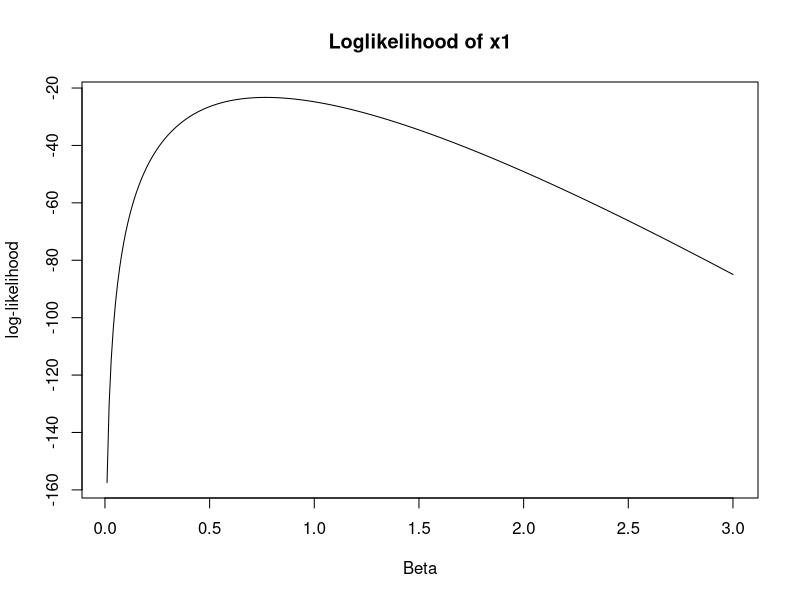
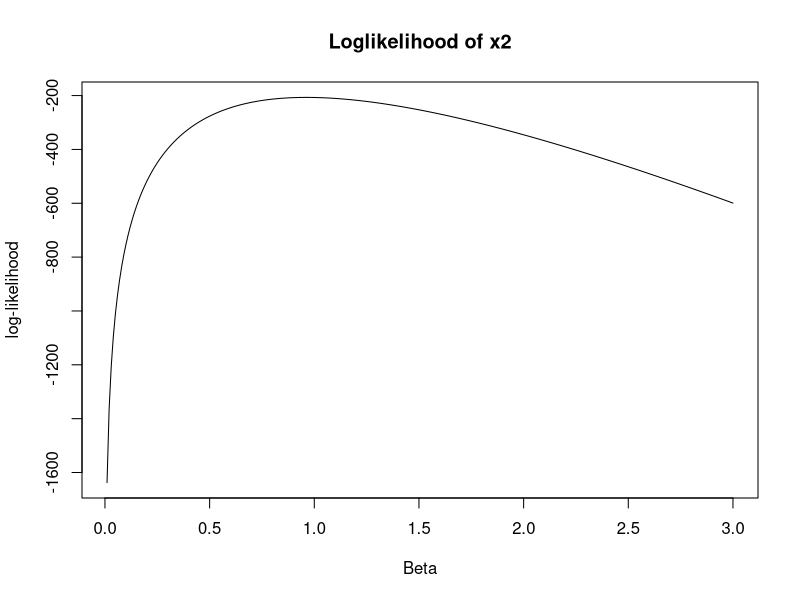
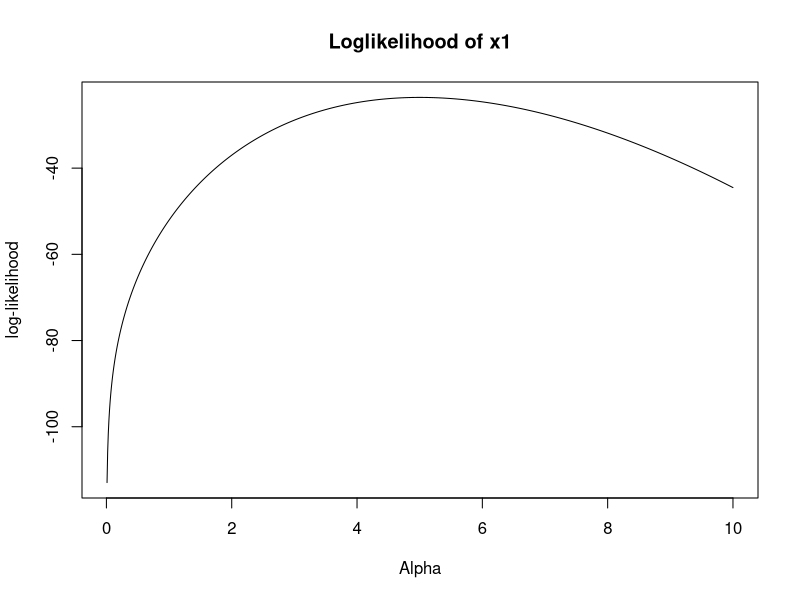
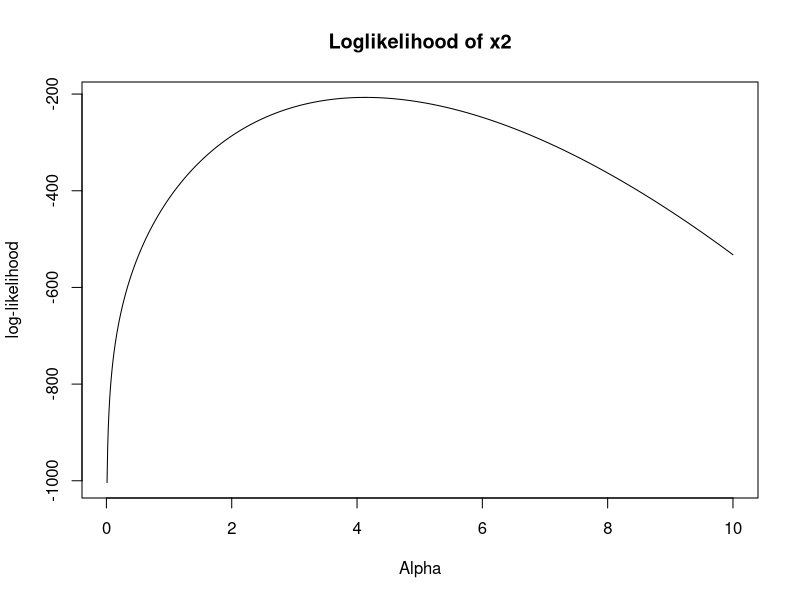

Recreate these plots in R, in order.
## ---- chunk 1
knitr::opts_chunk$set(echo = TRUE)
knitr::opts_chunk$set(collapse = TRUE)
## ---- chunk 2
    llgamma <- function(x, alpha, beta) {
        n <- length(x)
        p1 <- n * (alpha * log(beta)- lgamma(alpha))
        p2 <- (alpha - 1)* sum(log(x))
        p3 <- beta * sum(x)
        p1 + p2  - p3
    } 
## ---- chunk 3
    set.seed(4711)
    x1 <- rgamma(n=10, shape=4, scale=1)
    x2 <- rgamma(n=100, shape=4, scale=1)
    beta <- 0.01
    beta_list <-c()
    results1 <- c()
    results2 <- c()
    
    while (beta <= 3){
        results1 <- c(results1, llgamma(x = x1, alpha = 4, beta = beta))
        results2 <- c(results2, llgamma(x = x2, alpha = 4, beta = beta))
        
        beta_list <- c(beta_list, beta)
        beta <- beta + 0.01
    }
    # Corresponding beta values to the maximal likelihood 
    beta_list[which.max(results1)]
    beta_list[which.max(results2)]
## ---- chunk 4
    plot(beta_list, results1, type = "l", main= "Loglikelihood of x1", xlab = "Beta", ylab="log-likelihood")
    plot(beta_list, results2, type = "l", main= "Loglikelihood of x2", xlab = "Beta", ylab="log-likelihood")
## ---- chunk 5
    alpha <- 0.01
    alpha_list <-c()
    results1 <- c()
    results2 <- c()
    
    while (alpha <= 10){
        results1 <- c(results1, llgamma(x = x1, alpha = alpha, beta = 1))
        results2 <- c(results2, llgamma(x = x2, alpha = alpha, beta = 1))
        
        alpha_list <- c(alpha_list, alpha)
        alpha <- alpha + 0.01
    }
    # Corresponding alpha values to the maximal likelihood 
    alpha_list[which.max(results1)]
    alpha_list[which.max(results2)]
## ---- chunk 6
    plot(alpha_list, results1, type = "l", main= "Loglikelihood of x1", xlab = "Alpha", ylab="log-likelihood")
    plot(alpha_list, results2, type = "l", main= "Loglikelihood of x2", xlab = "Alpha", ylab="log-likelihood")
## ---- chunk 7
    llnormal <- function(x, mu, sigma2) {
        n <- length(x)
        p1 <- (n/2) * log(2*pi*sigma2) 
        p2 <- 1/(2*sigma2)
        p3 <- sum((x - mu)**2)
        - p1 - p2 * p3
    } 

	#Test
	llnormal(x1, 2, 1)
